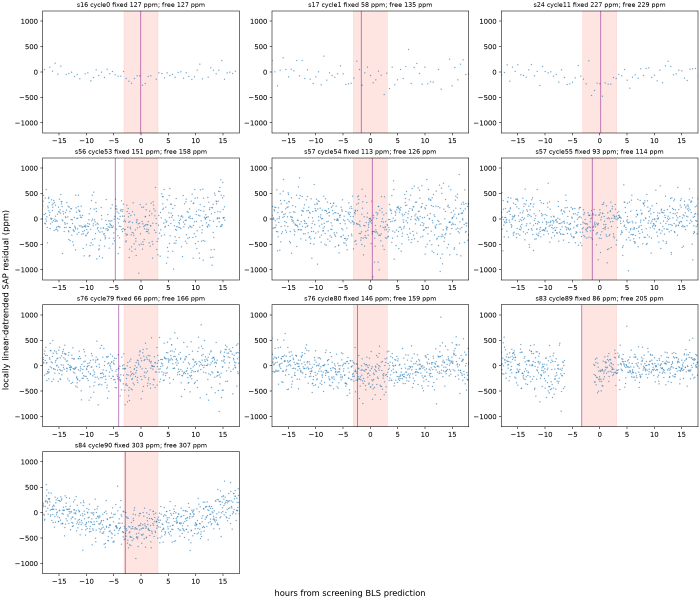
#> input picture reviews/2026-11-05-baseline-reconciliation/R688/batch-shared/raw-events.png, 2100 x 1800 px, found by its file name (shown at 1/3 size)
$ python contact.py
#> lines starting #> are read from the running program, lines starting #| are printed output that depends on the picture
from pathlib import Path
import csv,json
from PIL import Image,ImageOps,ImageDraw
B=Path('[local path omitted]');S=Path('[local path omitted]')
rows=list(csv.DictReader(open(B/'queue.csv')))
#> (reads reviews/2026-11-05-next100/batch04/queue.csv from the repository)
for kind in ['raw','pixel']:
 canvas=Image.new('RGB',(1400,5*520),'white')
#> canvas: PIL image 1400x2600 RGB; every value is 255
 for i,r in enumerate(rows):
  p=B/r['tic']/'raw-events.png' if kind=='raw' else next((S/r['tic']).glob('diff_s*.png'))
  im=Image.open(p).convert('RGB');im.thumbnail((690,490));x=(i%2)*700;y=(i//2)*520;canvas.paste(im,(x,y+25));ImageDraw.Draw(canvas).text((x+10,y+5),r['tic'],fill='black')
#> after `im.thumbnail((690, 490))`:
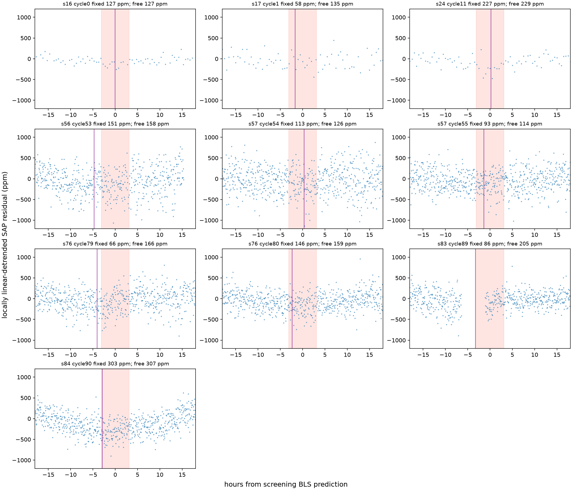
#> im: PIL image 572x490 RGB; mean R, G, B 247.3, 245.5, 246
#> after `canvas.paste(im, (x, y + 25))`:
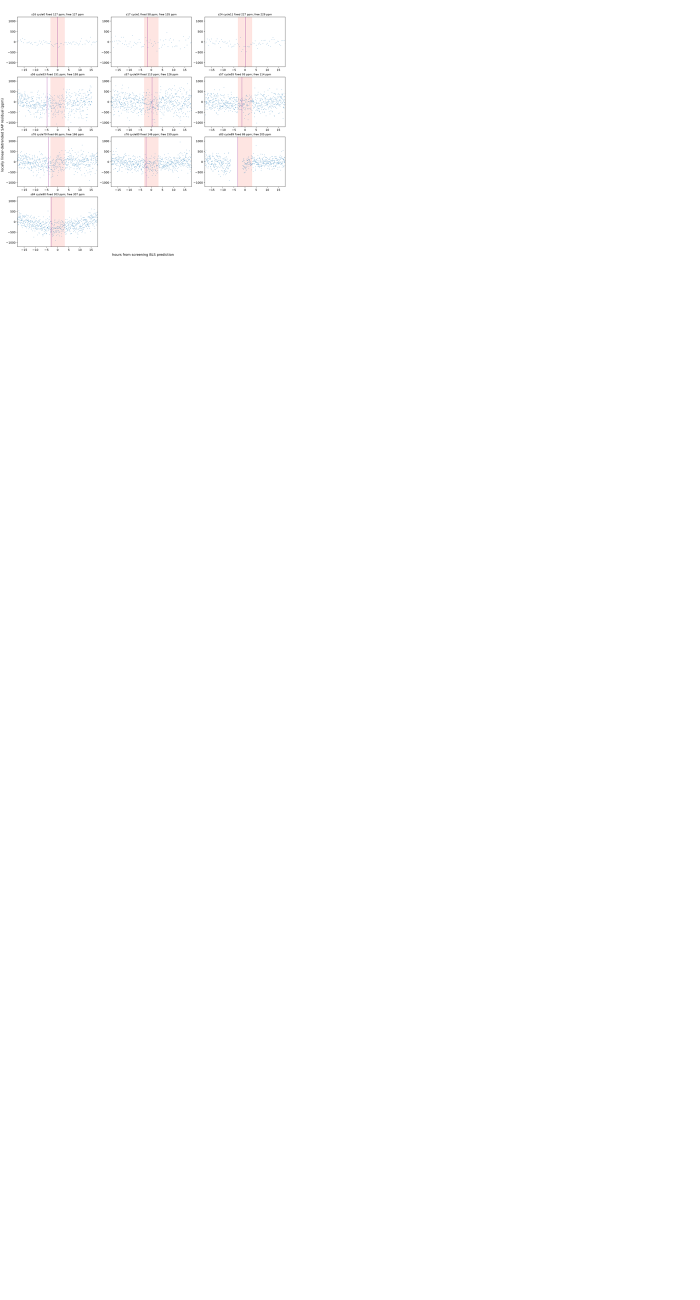
#> canvas: PIL image 1400x2600 RGB (shown at 1/2 size); mean R, G, B 254.4, 254.3, 254.3
 canvas.save(B/(kind+'-contact.png'))
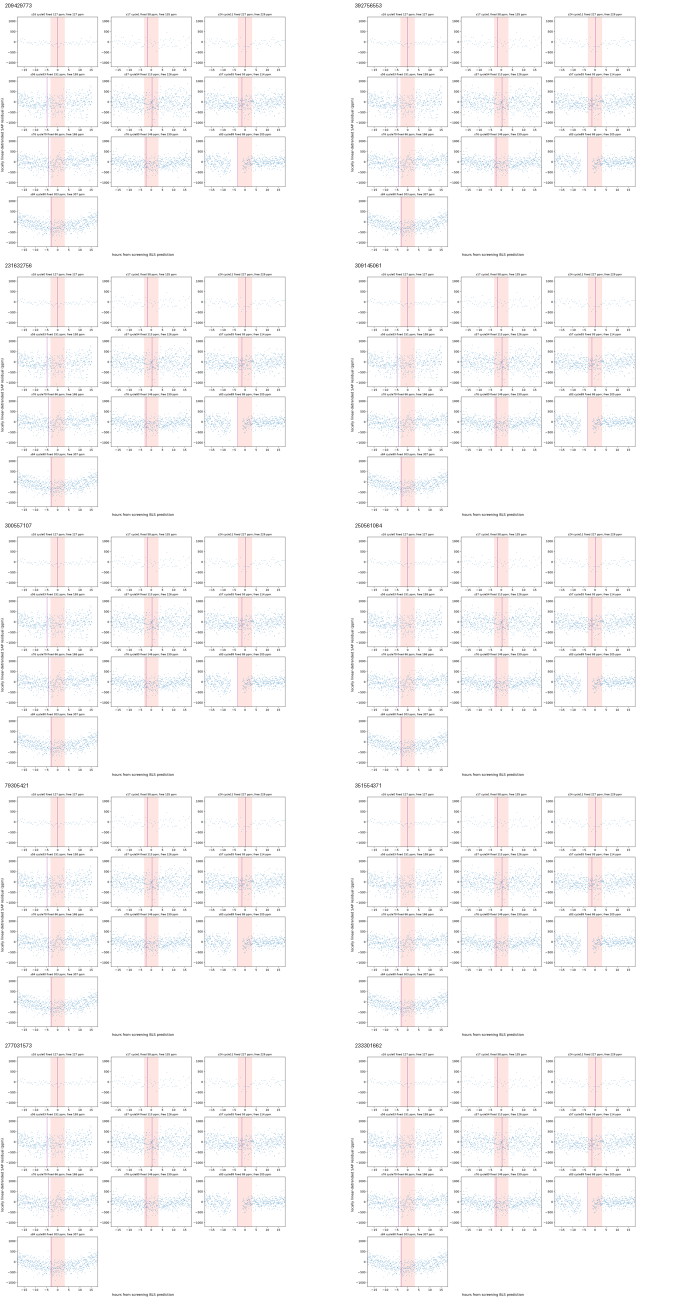
#> saved as raw-contact.png: PIL image 1400x2600 RGB (shown at 1/2 size); mean R, G, B 248.9, 247.6, 248
#> (the run stopped early here; a loop or call above may not have finished)
